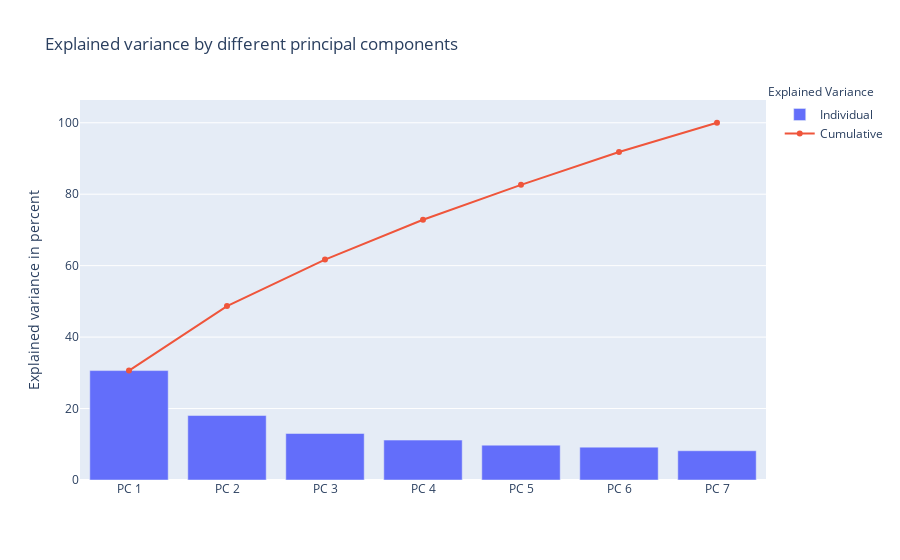

This figure's notebook cell:
### Code cell
tot = sum(eig_vals)
var_exp = [(i / tot)*100 for i in sorted(eig_vals, reverse=True)]
cum_var_exp = np.cumsum(var_exp)


trace1 = dict(
    type='bar',
    x=['PC %s' %i for i in range(1,9)],
    y=var_exp,
    name='Individual'
)

trace2 = dict(
    type='scatter',
    x=['PC %s' %i for i in range(1,9)], 
    y=cum_var_exp,
    name='Cumulative'
)

data = [trace1, trace2]

layout=dict(
    title='Explained variance by different principal components',
    yaxis=dict(
        title='Explained variance in percent'
    ),
    annotations=list([
        dict(
            x=1.16,
            y=1.05,
            xref='paper',
            yref='paper',
            text='Explained Variance',
            showarrow=False,
        )
    ])
)

fig = dict(data=data, layout=layout)
py.iplot(fig, filename='selecting-principal-components')

### Figure 1 — Plotly figure (JSON) as saved in the notebook; plotly's stock layout.template omitted (floating-point values rounded to 4 significant figures)
{"data": [{"name": "Individual", "type": "bar", "x": ["PC 1", "PC 2", "PC 3", "PC 4", "PC 5", "PC 6", "PC 7", "PC 8"], "y": [30.63, 18.05, 13.02, 11.17, 9.751, 9.2, 8.187]}, {"name": "Cumulative", "type": "scatter", "x": ["PC 1", "PC 2", "PC 3", "PC 4", "PC 5", "PC 6", "PC 7", "PC 8"], "y": [30.63, 48.67, 61.69, 72.86, 82.61, 91.81, 100.0]}], "layout": {"annotations": [{"showarrow": false, "text": "Explained Variance", "x": 1.16, "xref": "paper", "y": 1.05, "yref": "paper"}], "title": {"text": "Explained variance by different principal components"}, "yaxis": {"title": {"text": "Explained variance in percent"}}}}
